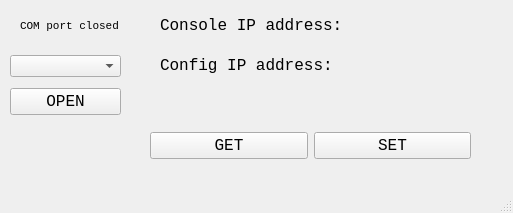
<?xml version="1.0" encoding="UTF-8"?>
<ui version="4.0">
 <class>MainWindow</class>
 <widget class="QMainWindow" name="MainWindow">
  <property name="geometry">
   <rect>
    <x>0</x>
    <y>0</y>
    <width>513</width>
    <height>213</height>
   </rect>
  </property>
  <property name="windowTitle">
   <string>MainWindow</string>
  </property>
  <widget class="QWidget" name="centralwidget">
   <widget class="QLabel" name="consoleIPL">
    <property name="geometry">
     <rect>
      <x>160</x>
      <y>10</y>
      <width>361</width>
      <height>31</height>
     </rect>
    </property>
    <property name="font">
     <font>
      <family>Consolas</family>
      <pointsize>12</pointsize>
     </font>
    </property>
    <property name="text">
     <string>Console IP address:</string>
    </property>
   </widget>
   <widget class="QLabel" name="configIPL">
    <property name="geometry">
     <rect>
      <x>160</x>
      <y>50</y>
      <width>361</width>
      <height>31</height>
     </rect>
    </property>
    <property name="font">
     <font>
      <family>Consolas</family>
      <pointsize>12</pointsize>
     </font>
    </property>
    <property name="text">
     <string>Config IP address:</string>
    </property>
   </widget>
   <widget class="QLabel" name="labelCOM">
    <property name="geometry">
     <rect>
      <x>20</x>
      <y>10</y>
      <width>111</width>
      <height>31</height>
     </rect>
    </property>
    <property name="font">
     <font>
      <family>Consolas</family>
      <pointsize>8</pointsize>
     </font>
    </property>
    <property name="text">
     <string>COM port closed</string>
    </property>
   </widget>
   <widget class="QWidget" name="">
    <property name="geometry">
     <rect>
      <x>10</x>
      <y>50</y>
      <width>111</width>
      <height>71</height>
     </rect>
    </property>
    <layout class="QVBoxLayout" name="verticalLayout">
     <item>
      <widget class="QComboBox" name="comL"/>
     </item>
     <item>
      <widget class="QPushButton" name="openB">
       <property name="font">
        <font>
         <family>Consolas</family>
         <pointsize>12</pointsize>
        </font>
       </property>
       <property name="text">
        <string>OPEN</string>
       </property>
      </widget>
     </item>
    </layout>
   </widget>
   <widget class="QWidget" name="">
    <property name="geometry">
     <rect>
      <x>150</x>
      <y>120</y>
      <width>321</width>
      <height>51</height>
     </rect>
    </property>
    <layout class="QHBoxLayout" name="horizontalLayout">
     <item>
      <widget class="QPushButton" name="getB">
       <property name="font">
        <font>
         <family>Consolas</family>
         <pointsize>12</pointsize>
        </font>
       </property>
       <property name="text">
        <string>GET</string>
       </property>
      </widget>
     </item>
     <item>
      <widget class="QPushButton" name="setB">
       <property name="font">
        <font>
         <family>Consolas</family>
         <pointsize>12</pointsize>
        </font>
       </property>
       <property name="text">
        <string>SET</string>
       </property>
      </widget>
     </item>
    </layout>
   </widget>
  </widget>
  <widget class="QMenuBar" name="menubar">
   <property name="geometry">
    <rect>
     <x>0</x>
     <y>0</y>
     <width>513</width>
     <height>21</height>
    </rect>
   </property>
  </widget>
  <widget class="QStatusBar" name="statusbar"/>
 </widget>
 <resources/>
 <connections/>
</ui>
